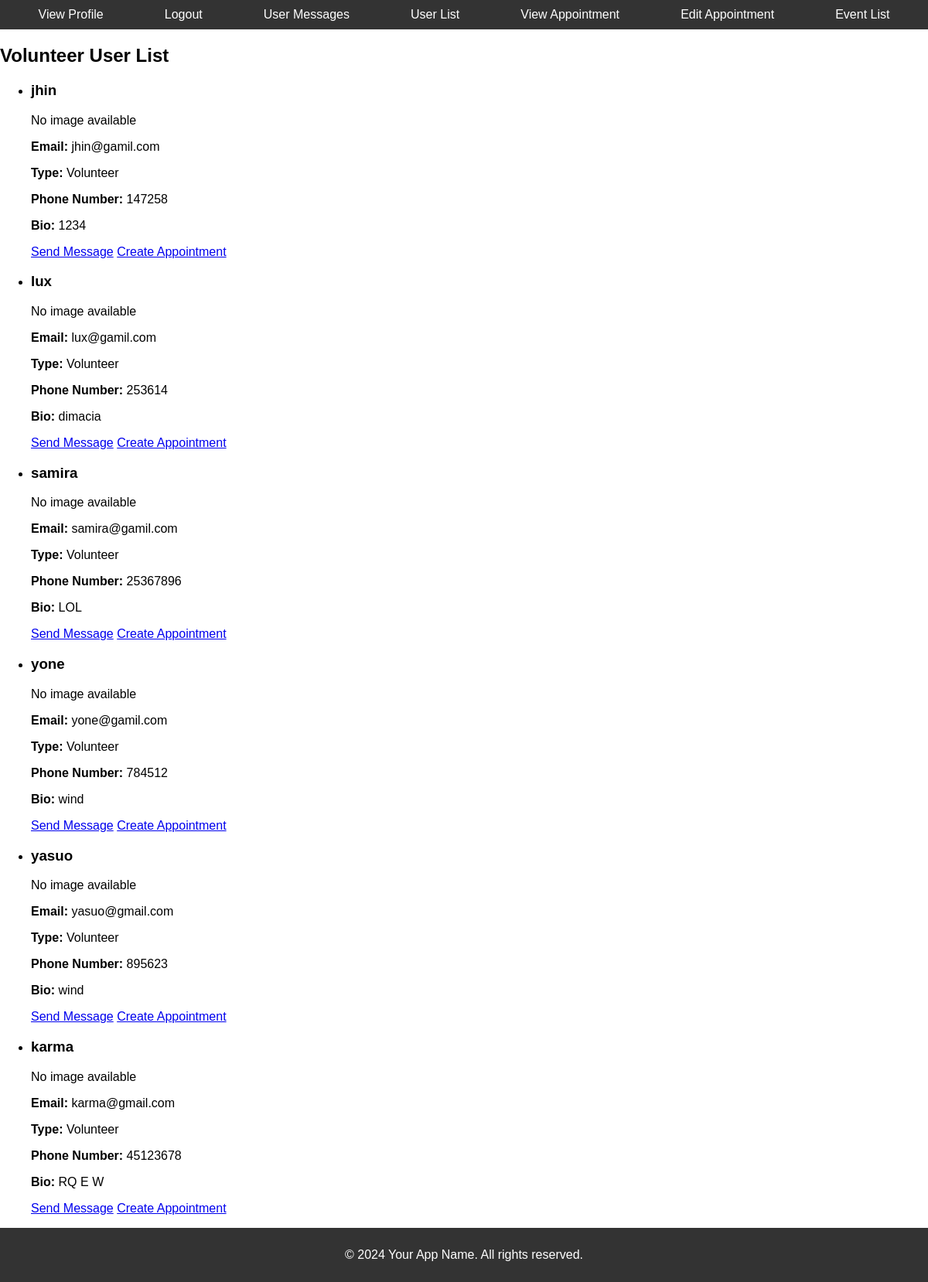
Screenshot of /user_list/ (signed in) with the database file from the repository.
### overall1/models.py (models this page shows)
class UserProfile(models.Model):
    user = models.OneToOneField(User, on_delete=models.CASCADE)
    bio = models.TextField(blank=True)
    first_name = models.CharField(max_length=150, blank=True)
    last_name = models.CharField(max_length=150, blank=True)
    email = models.EmailField(blank=True, null=True)
    image = models.ImageField(upload_to='user_images/', blank=True, null=True)
    VOLUNTEER = 'volunteer'
    CITIZEN = 'citizen'
    USER_TYPES = [
        (VOLUNTEER, 'Volunteer'),
        (CITIZEN, 'Citizen'),
    ]
    type = models.CharField(max_length=20, choices=USER_TYPES, blank=True, null=True)
    phone_number = models.CharField(max_length=15, blank=True, null=True)

### overall1/views.py (the view)
# urls.py: path('user_list/', user_list, name='user_list'),
@login_required
def user_list(request):
    volunteer_users = UserProfile.objects.filter(type='volunteer').select_related('user')
    return render(request, 'overall1/user_list.html', {'users': volunteer_users})

### overall1/templates/overall1/user_list.html (shortened to what this page needs)
{% extends 'overall1/base.html' %}
{% block content %}
  <h2>Volunteer User List</h2>
  <ul class="user-list">
    {% for user_profile in users %}
      <li>
        <div class="user-box">
          <h3>{{ user_profile.user.username }}</h3>
          <div class="user-details">
            {% if user_profile.image %}
              <img src="{{ user_profile.image.url }}" alt="{{ user_profile.user.username }} Image" class="user-image">
            {% else %}
              <p>No image available</p>
            {% endif %}
            <p><strong>Email:</strong> {{ user_profile.user.email }}</p>
            <p><strong>Type:</strong> {{ user_profile.get_type_display }}</p>
            <p><strong>Phone Number:</strong> {{ user_profile.phone_number }}</p>
            <p><strong>Bio:</strong> {{ user_profile.bio }}</p>
            <a href="{% url 'send_message_with_recipient' recipient=user_profile.user.username %}" class="send-message-btn">Send Message</a>
            <a href="{% url 'create_appointment' volunteer_username=user_profile.user.username senior_citizen_username=request.user.username %}" class="create-appointment-btn">Create Appointment</a>
          </div>
        </div>
      </li>
    {% endfor %}
  </ul>
{% endblock %}

### overall1/templates/overall1/base.html (style rules this page uses)
body { font-family: Arial, sans-serif; margin: 0; padding: 0; }

### rows the page displays
UserProfile: user.username "jhin", image "No image available", user.email "jhin@gamil.com", type "Volunteer", phone_number "147258", bio "1234"
UserProfile: user.username "lux", image "No image available", user.email "lux@gamil.com", type "Volunteer", phone_number "253614", bio "dimacia"
UserProfile: user.username "samira", image "No image available", user.email "samira@gamil.com", type "Volunteer", phone_number "25367896", bio "LOL"
UserProfile: user.username "yone", image "No image available", user.email "yone@gamil.com", type "Volunteer", phone_number "784512", bio "wind"
UserProfile: user.username "yasuo", image "No image available", user.email "yasuo@gmail.com", type "Volunteer", phone_number "895623", bio "wind"
UserProfile: user.username "karma", image "No image available", user.email "karma@gmail.com", type "Volunteer", phone_number "45123678", bio "RQ E W"
